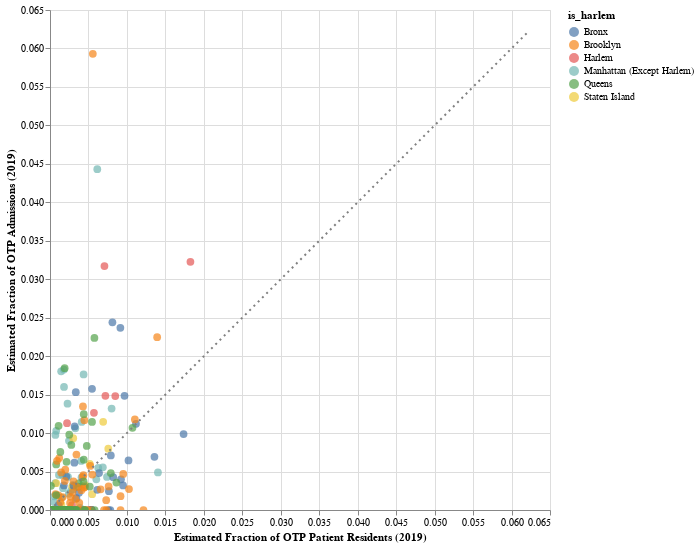

Here is the notebook cell this chart was saved with:
### Code cell
plot_xy_interactive(
    zip_df,
    x_col = 'Estimated Fraction of OTP Patient Residents (2019)',
    y_col = 'Estimated Fraction of OTP Admissions (2019)',
    color_col='is_harlem'
)

### Figure 1 — Vega-Lite specification as saved in the notebook (floating-point values rounded to 4 significant figures; data arrays with more than 128 entries replaced by an {"elided": "..."} marker saying what was removed)
{"$schema": "https://vega.github.io/schema/vega-lite/v4.17.0.json", "config": {"view": {"continuousHeight": 300, "continuousWidth": 400}}, "datasets": {"data-232daf4936d40f1b25b89c6858bf24a0": [{"Estimated Fraction of OTP Admissions (2019)": 0, "Estimated Fraction of OTP Patient Residents (2019)": 0}, {"Estimated Fraction of OTP Admissions (2019)": 0.06228, "Estimated Fraction of OTP Patient Residents (2019)": 0.06228}], "data-e318e09026304d4799799fed41fe7bea": {"elided": "508 records"}}, "layer": [{"data": {"name": "data-e318e09026304d4799799fed41fe7bea"}, "encoding": {"color": {"field": "is_harlem", "type": "nominal"}, "tooltip": [{"field": "neighborhood_name", "type": "nominal"}, {"field": "borough_name", "type": "nominal"}, {"field": "is_harlem", "type": "nominal"}, {"field": "Estimated OTP Admissions (2017)", "type": "quantitative"}, {"field": "Estimated OTP Admissions (2019)", "type": "quantitative"}, {"field": "Reported OTP Capacity (2019)", "type": "quantitative"}, {"field": "Reported Daily Avg OTP Enrollment (2019)", "type": "quantitative"}, {"field": "Estimated OTP Patient Residents (2019)", "type": "quantitative"}, {"field": "Estimated OTP Patient Residents (Harlem Programs, 2019)", "type": "quantitative"}, {"field": "Opioid Burden (2019)", "type": "quantitative"}, {"field": "Estimated Population (2020)", "type": "quantitative"}, {"field": "Estimated OTP Patient Residents (Non-Harlem Programs, 2019)", "type": "quantitative"}, {"field": "Estimated Fraction of OTP Admissions (2019)", "type": "quantitative"}, {"field": "Estimated Fraction of OTP Patient Residents (2019)", "type": "quantitative"}, {"field": "Estimated Fraction of Harlem OTP Patient Residents (2019)", "type": "quantitative"}, {"field": "Fraction of Opioid Burden (2019)", "type": "quantitative"}], "x": {"field": "Estimated Fraction of OTP Patient Residents (2019)", "scale": {"domain": [0, 0.06228]}, "type": "quantitative"}, "y": {"field": "Estimated Fraction of OTP Admissions (2019)", "scale": {"domain": [0, 0.06228]}, "type": "quantitative"}}, "height": 500, "mark": {"size": 60, "type": "circle"}, "selection": {"selector001": {"bind": "scales", "encodings": ["x", "y"], "type": "interval"}}, "width": 500}, {"data": {"name": "data-232daf4936d40f1b25b89c6858bf24a0"}, "encoding": {"x": {"field": "Estimated Fraction of OTP Patient Residents (2019)", "type": "quantitative"}, "y": {"field": "Estimated Fraction of OTP Admissions (2019)", "type": "quantitative"}}, "mark": {"color": "gray", "strokeDash": [2, 4], "type": "line"}}]}
